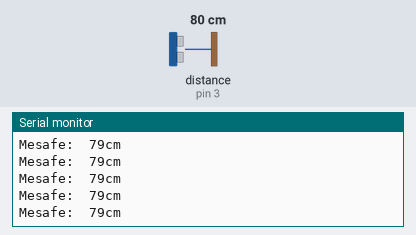
Bench run of a sketch on a simulated Arduino Uno, built with avr-gcc and run on an emulated ATmega328P. Parts: the last lines printed to the serial monitor. Wiring (inferred from the names in the program): ultrasonic range finder: trigger pin 2; echo pin 3. The inputs (shaded band) are chosen by the test bench; at power-on: distance to the obstacle (sensor on pin 3) 80 cm. The echo pulse lasts 58.3 µs per cm.

Above: at 1.2 s.
1.3 s: distance to the obstacle (sensor on pin 3) set to 2 cm
At 2.2 s:
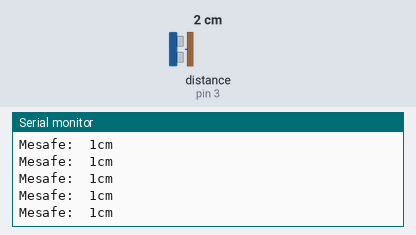
4.3 s: distance to the obstacle (sensor on pin 3) set to 18 cm
At 4.8 s:
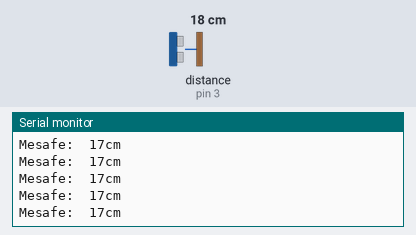
Timing chart, 0 to 7.3 s (numbered marks = the images above; inputs shaded):
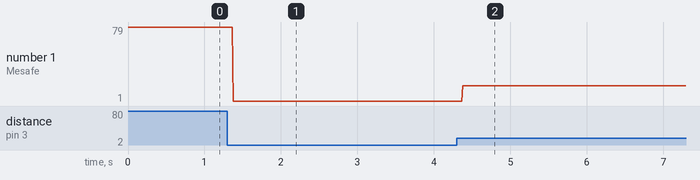

Measured:
- after the input at 1.3 s, the serial monitor: prints a new line after 0.08 s (image 1)
- after the input at 4.3 s, the serial monitor: prints a new line after 0.08 s (image 2)
- plotted number 1: 79 → 1 after the input at 1.3 s, 1 → 17 after the input at 4.3 s

The sketch:

Hcsr04_ile_mesafe_olcumu.ino
```cpp
const int trig=2;
const int echo=3;

int sure=0;
int mesafe=0;

void setup() {
  // put your setup code here, to run once:
pinMode(trig,OUTPUT);
pinMode(echo,INPUT);
Serial.begin(9600);

}

void loop() {
  // put your main code here, to run repeatedly:
digitalWrite(trig,HIGH);
delayMicroseconds(1000);
digitalWrite(trig,LOW);

sure=pulseIn(echo,HIGH);
mesafe=(sure)/2/29.1;

Serial.print("Mesafe:  ");
Serial.print(mesafe);
Serial.println("cm");


}
```
